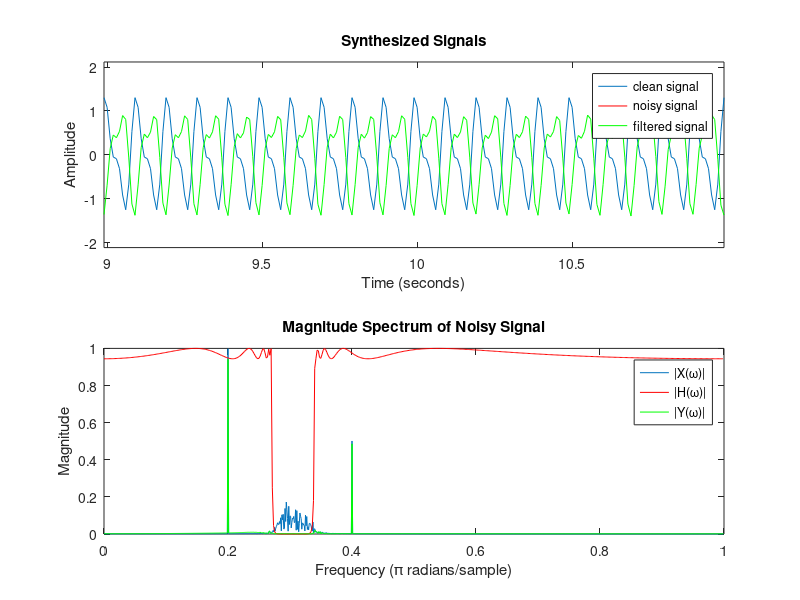
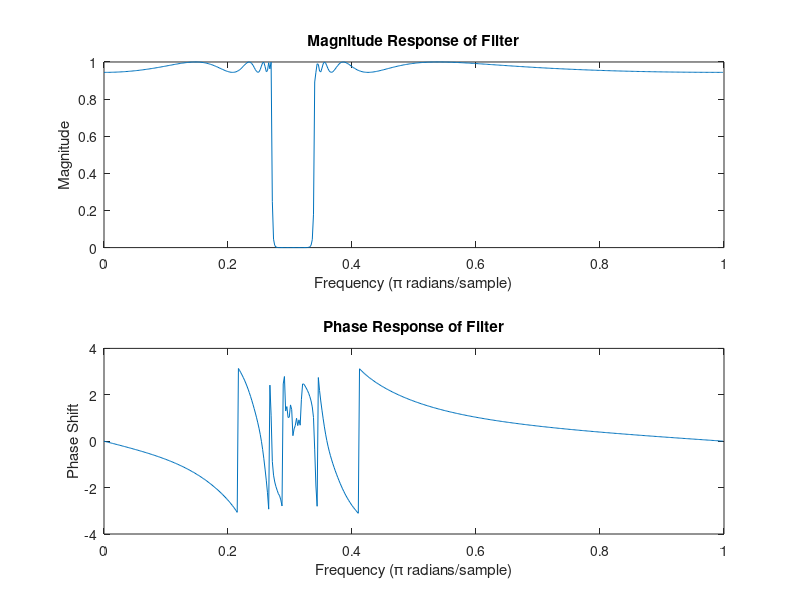
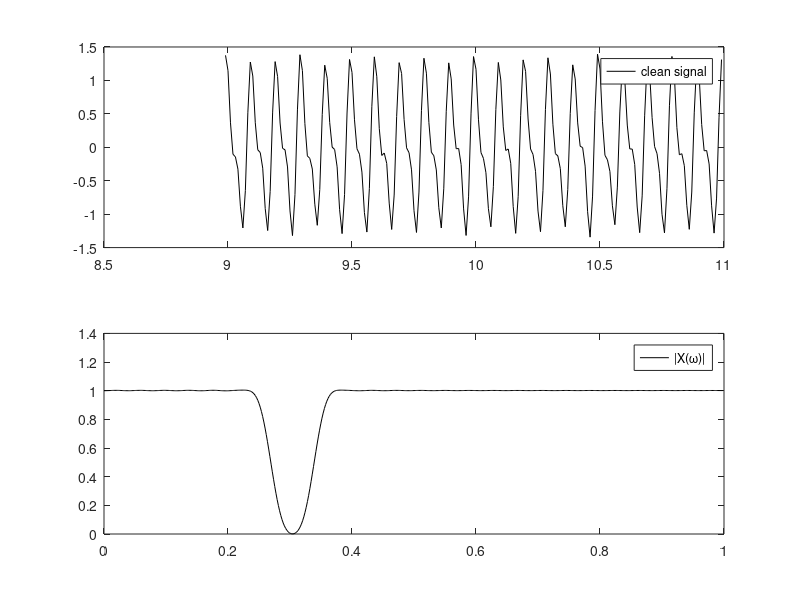
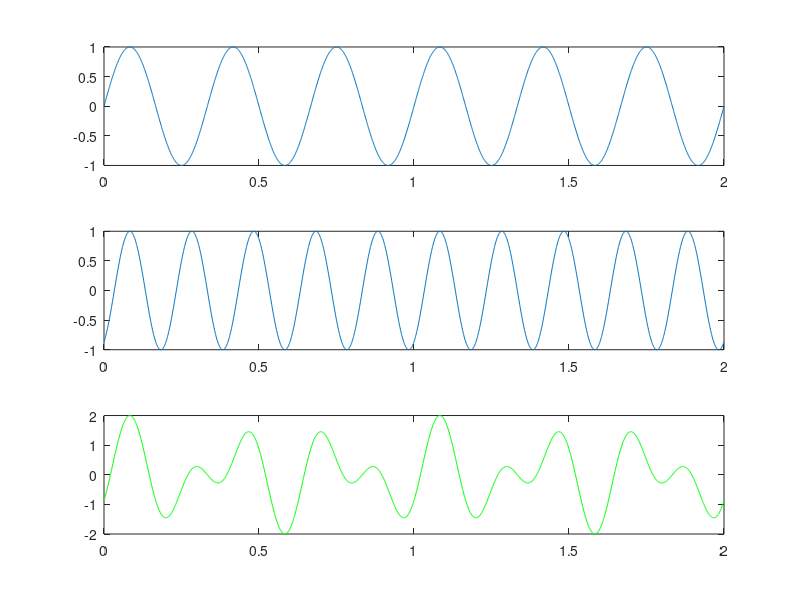

Recreate these plots in MATLAB, in order.
% Linear Phase Filters - Preserve Shape of a Filtered Signal
% Code used during a YouTube video presentation on linear phase filters
% Search for linear phase at http://youtube.com/ddorran
% Code available from https://dadorran.wordpress.com

% Clear workspace, close figures, and reset command window
close all;
clear all;
clc;

% Signal synthesis parameters
fs = 100;               % Sampling frequency
T = 1/fs;               % Sampling interval
N = 2000;               % Length of signal being synthesized
n = 0:N-1;              % Samples of the signal
t = n * T;              % Time vector

% Range for plotting
plot_range = [N/2-100:N/2+100];

%% Synthesize a Signal
x = cos(2*pi*10*t) + 0.5*cos(2*pi*20*t + 1.4);

% Plot the synthesized signal
figure;
subplot(2,1,1);
plot(t(plot_range), x(plot_range))
xlabel('Time (seconds)');
ylabel('Amplitude')
title('Synthesized Signals') 
axis tight

% Add some noise
ns = randn(1, length(x) + 100) * 2;

% Filter the noise to synthesize band-limited noise
[b, a] = butter(5, [0.28 0.33], 'bandpass');
ns_filtered = filter(b, a, ns);

% Add noise to the clean signal
x_ns = x + ns_filtered(end - length(x) + 1:end);

% Plot the noisy signal
hold on
noisy_x = plot(t(plot_range), x_ns(plot_range), 'r');
legend('clean signal', 'noisy signal')

%% Plot Frequency Content of Noisy Signal
subplot(2,1,2)
X_ns = fft(x_ns);
fax = [0:N-1] / (N/2);  % Normalized frequency axis
plot(fax(1:N/2), abs(X_ns(1:N/2)) / (N/2));  % Plot first half of spectrum
xlabel('Frequency (\pi radians/sample)')
ylabel('Magnitude')
title('Magnitude Spectrum of Noisy Signal')

% Filter out the noise using an IIR filter (non-linear phase)
[b_iir, a_iir] = cheby1(10, 0.5, [0.27 0.34], 'stop');
y_iir = filter(b_iir, a_iir, x_ns);

[H_iir, w] = freqz(b_iir, a_iir);  % Determine frequency response
subplot(2,1,2);
hold on
plot(w/pi, abs(H_iir), 'r')
legend('|X(\omega)|', '|H(\omega)|')

pause

Y_iir = fft(y_iir);
plot(fax(1:N/2), abs(Y_iir(1:N/2)) / (N/2), 'g');  % Plot first half of spectrum
legend('|X(\omega)|', '|H(\omega)|', '|Y(\omega)|')

pause

% Plot the filtered signal
subplot(2,1,1)
non_linear_y = plot(t(plot_range), y_iir(plot_range), 'g');
legend('clean signal', 'noisy signal', 'filtered signal')
pause 
set(noisy_x, 'visible', 'off')

%% Examine the Magnitude and Phase Response of the IIR Filter
figure;
subplot(2,1,1)
plot(w/pi, abs(H_iir))
xlabel('Frequency (\pi radians/sample)')
ylabel('Magnitude')
title('Magnitude Response of Filter')
subplot(2,1,2)
plot(w/pi, angle(H_iir))
xlabel('Frequency (\pi radians/sample)')
ylabel('Phase Shift')
title('Phase Response of Filter')

%% Filter Using an FIR Filter (with Linear Phase)
b_fir = fir1(100, [0.27 0.34], 'stop');
a_fir = 1;
y_fir = filter(b_fir, a_fir, x_ns);

figure;
subplot(2,1,1)
plot(t(plot_range), y_fir(plot_range), 'k')
legend('clean signal', 'noisy signal', 'filtered signal (non-linear)', 'filtered signal (linear)')

[H_fir, w] = freqz(b_fir, a_fir);
subplot(2,1,2)
plot(w/pi, abs(H_fir), 'k')
legend('|X(\omega)|', '|H(\omega) Non-linear|', '|Y(\omega)|', '|H(\omega)| Linear')

%% Compare the Frequency Responses of the Two Filter Design Approaches
figure;
subplot(2,1,1)
hold on
plot(w/pi, abs(H_fir), 'g')
legend('non-linear filter', 'linear filter')
subplot(2,1,2)
hold on
plot(w/pi, angle(H_fir), 'g')
legend('non-linear filter', 'linear filter')
pause

%% Why Does Linear Phase Preserve the Shape?
close all;
clear all; 
clc;

fs = 1000;
t = 0:1/fs:2;
x1 = cos(2*pi*3*t - pi/2);
x2 = cos(2*pi*5*t - (pi/2)/3*5);

pause
subplot(3,1,1)
plot(t, x1)
subplot(3,1,2)
plot(t, x2)
subplot(3,1,3)
plot(t, x1 + x2, 'g')
hold on
